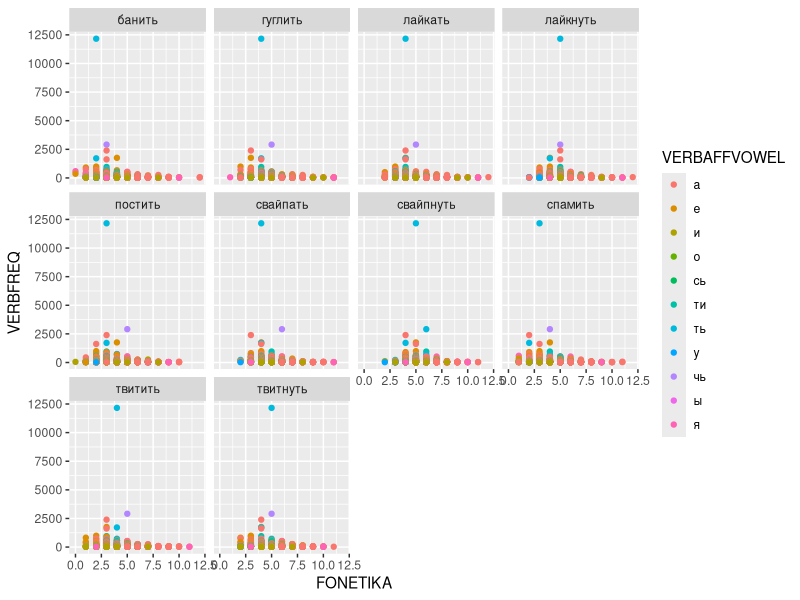
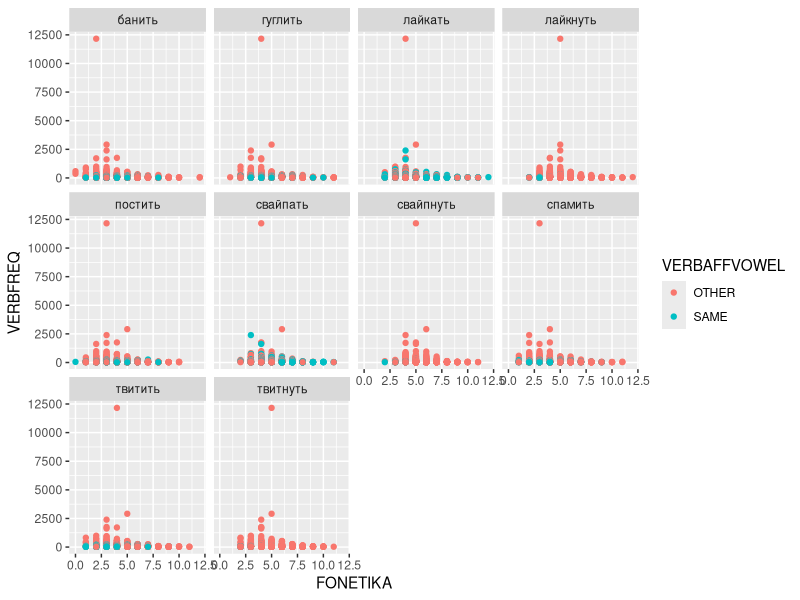
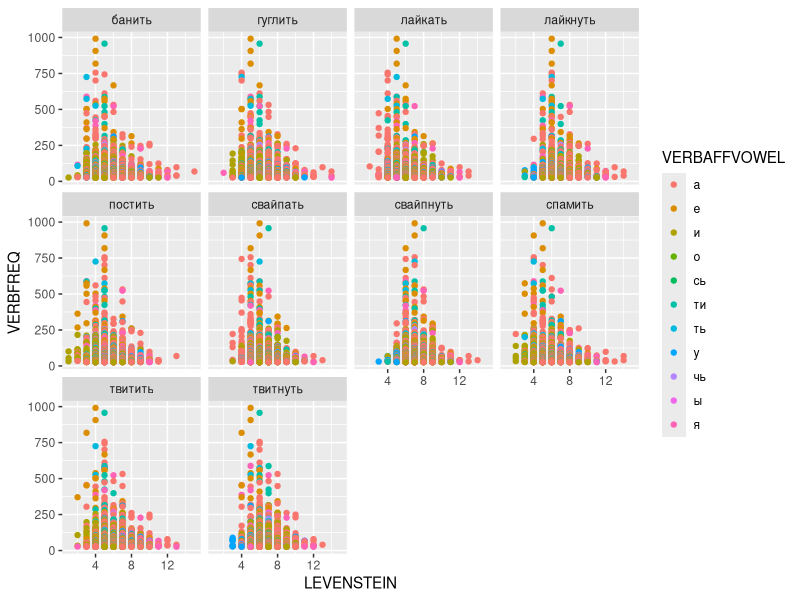
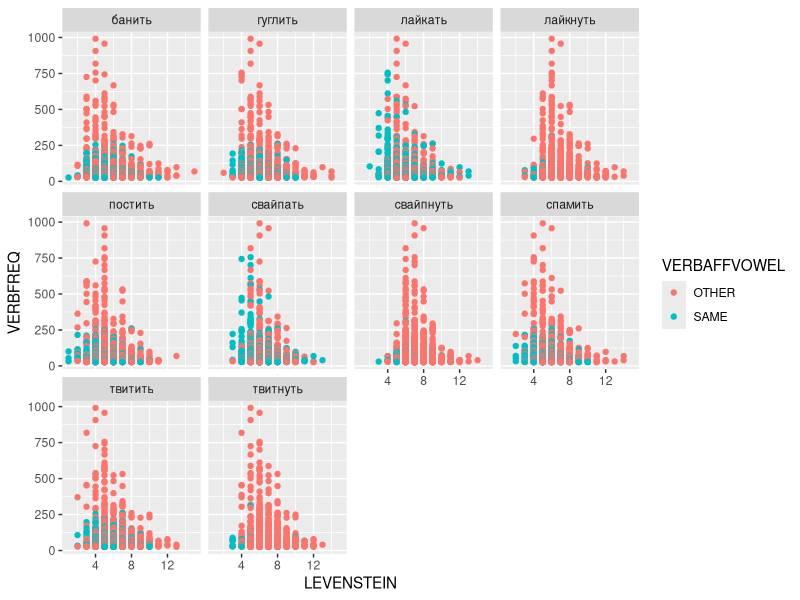
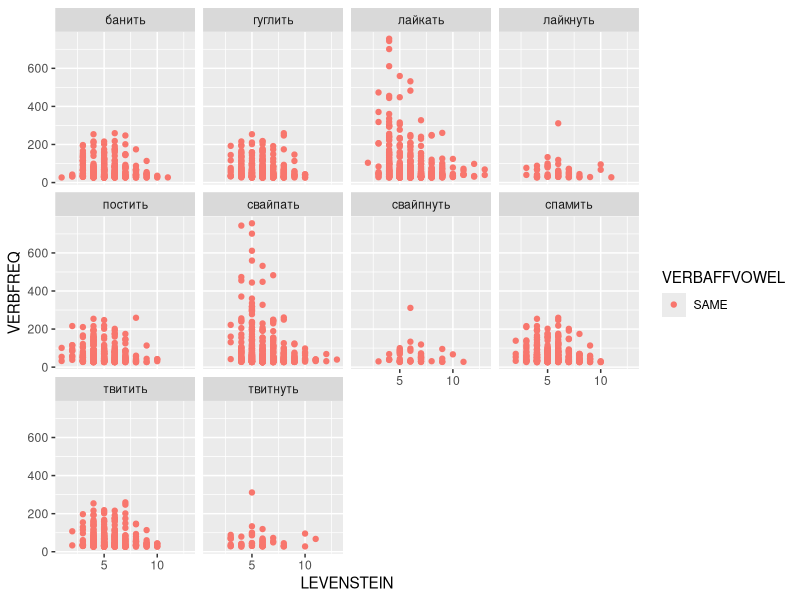
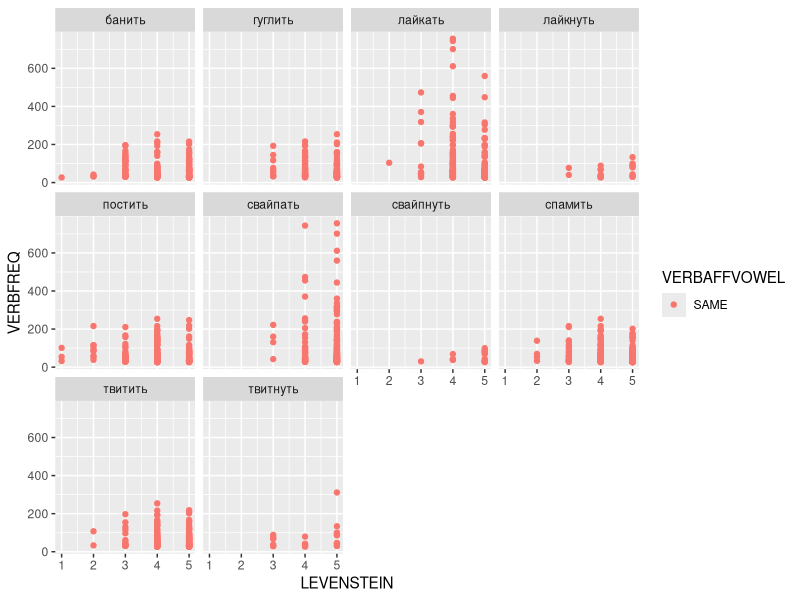
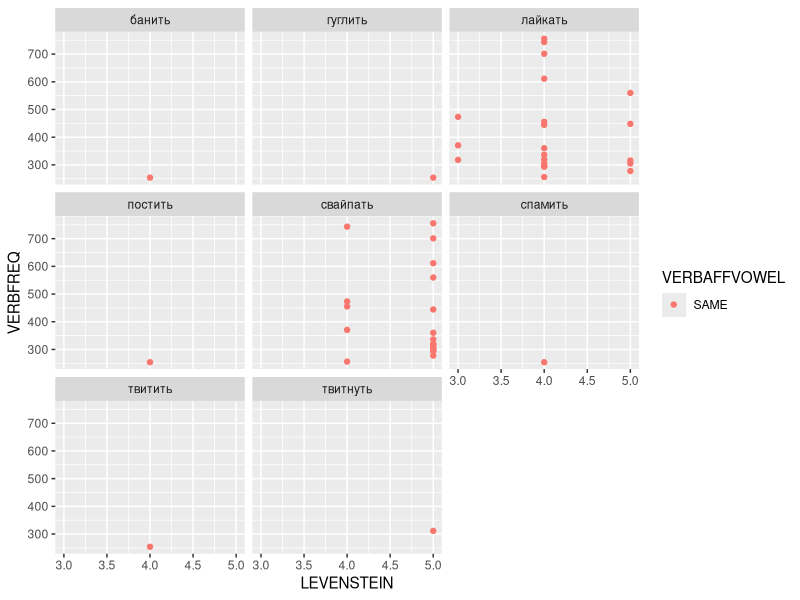

Here is the R script that generated these plots, in order:
library(ggplot2)
library(ggpubr)

#all vowels
summary(data1 <- read.delim("vowels.csv", stringsAsFactors=TRUE,sep=","))
attach(data1)
p <- ggplot(data1) + aes(FONETIKA,VERBFREQ) 
p + geom_point(aes(colour=VERBAFFVOWEL)) + facet_wrap( ~ LOAN)

#same vowel
summary(data2 <- read.delim("same_vowels.csv", stringsAsFactors=TRUE,sep=","))
attach(data2)
p <- ggplot(data2) + aes(FONETIKA,VERBFREQ) 
p + geom_point(aes(colour=VERBAFFVOWEL)) + facet_wrap( ~ LOAN)

#removing the most frequent verbs
data3 <- subset(data1, VERBFREQ < 1500)
data4 <- subset(data2, VERBFREQ < 1500)

p <- ggplot(data3) + aes(LEVENSTEIN,VERBFREQ) 
p + geom_point(aes(colour=VERBAFFVOWEL)) + facet_wrap( ~ LOAN)

p <- ggplot(data4) + aes(LEVENSTEIN,VERBFREQ) 
p + geom_point(aes(colour=VERBAFFVOWEL)) + facet_wrap( ~ LOAN)

#selecting only verbs with the same suffix
data5 <- subset(data4, VERBAFFVOWEL == "SAME")

p <- ggplot(data5) + aes(LEVENSTEIN,VERBFREQ)
p + geom_point(aes(colour=VERBAFFVOWEL)) + facet_wrap( ~ LOAN) 

#reducing levenstein
data6 <- subset(data5, LEVENSTEIN < 6)

p <- ggplot(data6) + aes(LEVENSTEIN,VERBFREQ)
p + geom_point(aes(colour=VERBAFFVOWEL)) + facet_wrap( ~ LOAN) 

#more frequent verbs
data7 <- subset(data6, VERBFREQ > 250)

p <- ggplot(data7) + aes(LEVENSTEIN,VERBFREQ)
p + geom_point(aes(colour=VERBAFFVOWEL)) + facet_wrap( ~ LOAN) 
#+ geom_text(aes(label = VERB))


